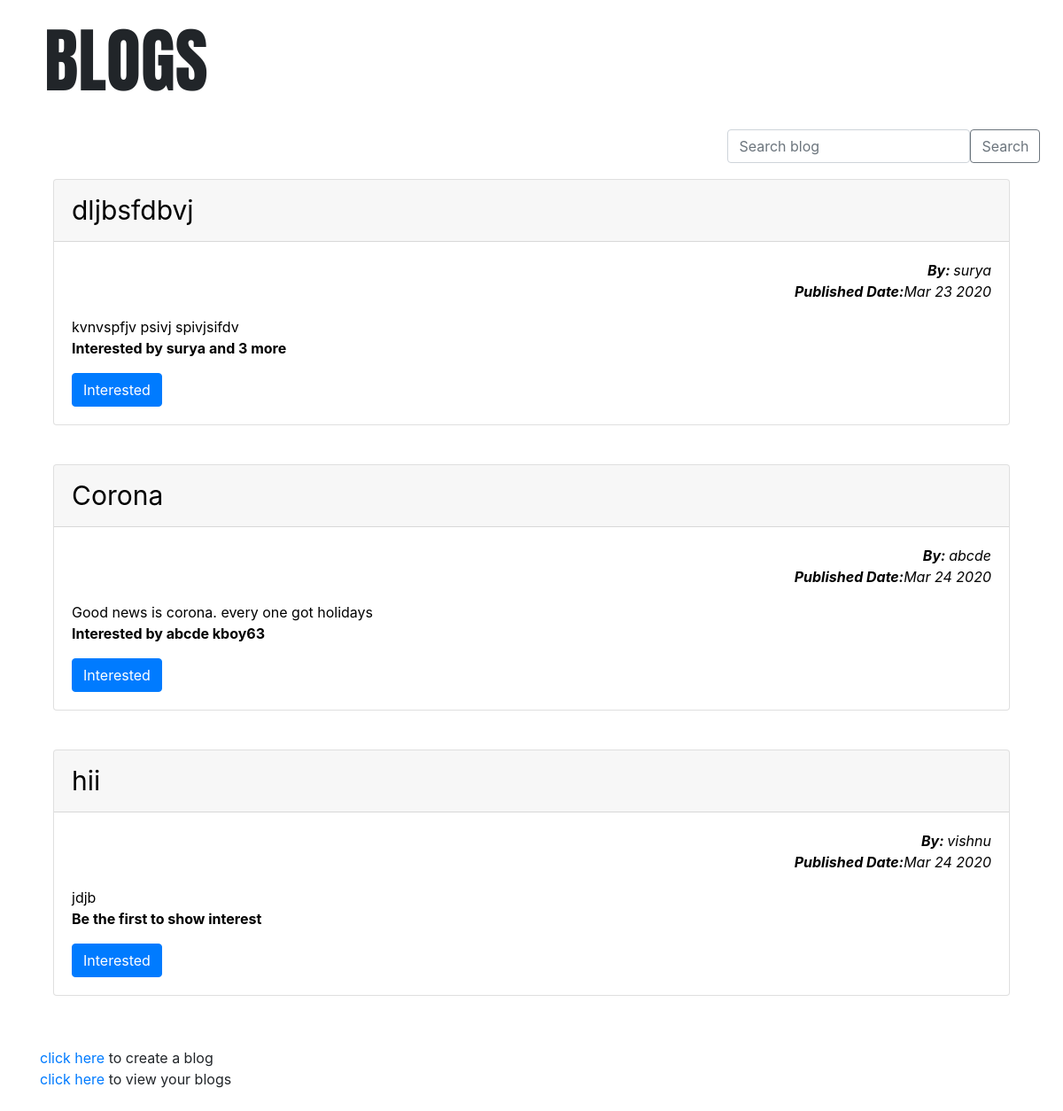
/blogs/ (signed in), run on the app's committed database.
### blogs/models.py (models this page shows)
class blog(models.Model):
	title = models.CharField(max_length = 200)
	body = models.TextField()
	writer = models.ForeignKey(User, on_delete = models.CASCADE)
	inter = models.CharField(max_length = 200, default = ' ')
	pub_date = models.DateTimeField(default=datetime.now(), blank=True)
	def pub_date_pretty(self):
		return self.pub_date.strftime('%b %e %Y')

### blogs/views.py (the view)
# urls.py: path('', views.allblogs, name = 'allblogs'),
@login_required
def allblogs(request):
	all_blogs = blog.objects
	all_blogs_temp = blog.objects.all()
	l = []
	for x in all_blogs_temp:
		if len(x.inter)>20:
			x.inter = x.inter[3:]
			temp = x.inter.split(' ')
			count = 0
			for x in temp:
				if len(x) > 2:
					count = count+1
			l.append(temp[0] + ' and ' + str(count-1) + ' more')
		else:
			l.append(x.inter)
	all_blogs_temp = zip(all_blogs_temp, l)
	return render(request, 'allblogs.html', {'all_blogs':all_blogs_temp, 'list':l})

### templates/allblogs.html (shortened to what this page needs)
<!doctype html>
{% load static %}
<head>
<link rel="stylesheet" href="https://stackpath.bootstrapcdn.com/bootstrap/4.4.1/css/bootstrap.min.css">
<link rel="stylesheet" type="text/css" href="{% static 'blogs.css' %}">
<h1 style="font-family: 'Anton', sans-serif;font-style: normal;font-size: 80px;padding: 20px;" class="container">BLOGS</h1>
<div class="row" style="margin-bottom: 20px;">
<div style="float: right;position:relative; left: 68%; top:2px;">
<form class="form-inline " id="searchbar"  action="{% url 'blogsearch' %}" method="get" style="">
                    <input name="q" class="form-control " id="searchblog" type="search" placeholder="Search blog" aria-label="Search blog">
                    <button class="btn btn-outline-secondary" type="submit" id="btn">Search</button>
                </form>
               </div>
        </div>
 </head>
{% for abc in all_blogs %}
<body>
<div class="container">
	<div class="col s12">
		<div class="card" >
			<div class="card-header"><span style="font-size:30px;  padding-top: 20px; font-color:#5FECC4;">{{ abc.0.title }}</span></div>
			<div class="card-body">
				<p style="text-align: right;"><i><b>By: </b>{{ abc.0.writer }}<br><b>Published Date:</b>{{ abc.0.pub_date_pretty }}</i></p>
				{{ abc.0.body }}
				{% if  abc.0.inter == ' ' %}
				<p><b>Be the first to show interest</b></p>
				{% else %}
				<p><b>Interested by {{abc.1}} </b></p>
				{% endif %}
				<a href="{% url 'interest'  abc.0.id  %}"><button type="button" class="btn btn-primary" data-toggle="modal">
					Interested
				</button></a>
			</div>
		</div>
	</div>
</div>
<br>
{% endfor %}
<br>
<div class="container">
<a href="{% url 'create' %}" >click here</a>
to create a blog
<br>
<a href="{% url 'myblogs' %}">click here</a>
to view your blogs
</div>
<br>
</body>

### static/blogs.css (style rules this page uses)
.card { background-color: rgba(255,255,255,0.8); margin-top: 10px; margin-bottom: 10px; color:#000000 !important; }

### data on the page
blog: title "dljbsfdbvj", writer.username "surya", pub_date "Mar 23 2020", body "kvnvspfjv psivj spivjsifdv", abc "surya and 3 more"
blog: title "Corona", writer.username "abcde", pub_date "Mar 24 2020", body "Good news is corona. every one got holidays", inter "abcde kboy63"
blog: title "hii", writer.username "vishnu", pub_date "Mar 24 2020", body "jdjb", inter "Be the first to show interest"
